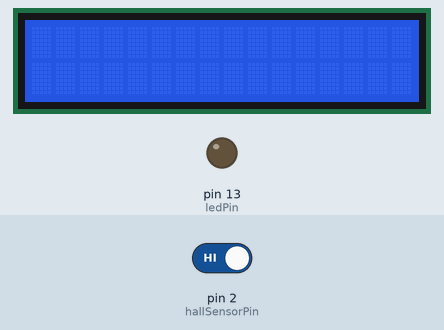
Simulated run of this sketch. Board: Arduino Uno, built with avr-gcc and run on an emulated ATmega328P. On the bench: 16×2 character LCD, output pins drawn as LEDs (lit = HIGH). The test bench sets the inputs (shaded band); at power-on: pin 2 (hallSensorPin) HIGH.

Above: at 1.2 s.
1.3 s: pin 2 (hallSensorPin) driven LOW
At 2.5 s:
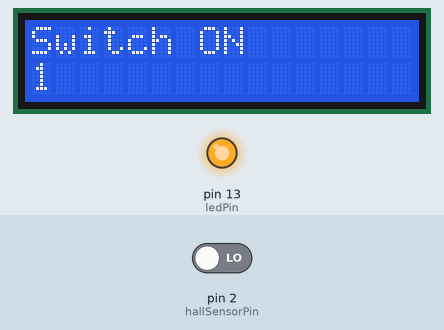
2.8 s: pin 2 (hallSensorPin) driven HIGH
At 3.6 s:
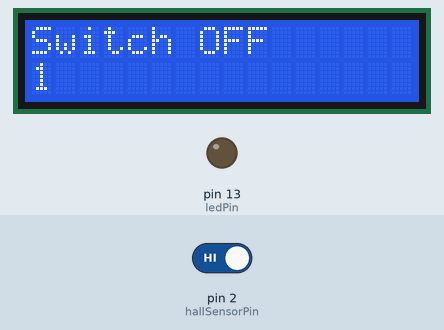
4.3 s: pin 2 (hallSensorPin) driven LOW
At 4.8 s:
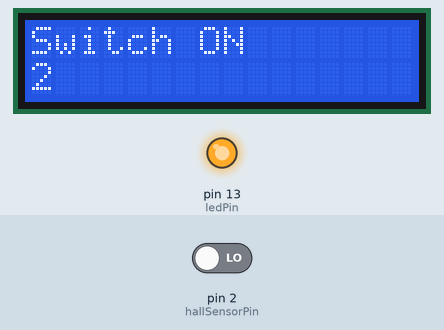
Timing chart, 0 to 7.3 s (numbered marks = the images above; inputs shaded):
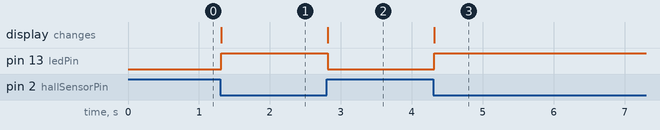

The sketch:

HallEffectSwitchLCDFrequency.ino
```cpp
/*Hall effect switch + LCD test */
#include <Wire.h>
#include <LiquidCrystal_I2C.h>

// Set the LCD address to 0x27 for a 16 chars and 2 line display
LiquidCrystal_I2C lcd(0x27, 16, 2);
int hallSensorPin = 2;
int ledPin = 13;
int state = 0;
int licznik = 0;

boolean lcdShowsON = false;

void setup() {
    // initialize the LCD
    lcd.begin();
    pinMode(ledPin, OUTPUT);
    pinMode(hallSensorPin, INPUT);
}

void loop(){

  state = digitalRead(hallSensorPin);

  if (state == LOW) {
    if (!lcdShowsON)
    {
      lcd.clear();
      lcd.print("Switch ON");
      lcd.setCursor(0,1);
      lcd.print(++licznik);
      lcdShowsON = true;
    }
    digitalWrite(ledPin, HIGH);
  }
  else {
    if (lcdShowsON)
    {
      lcd.clear();
      lcd.print("Switch OFF");
      lcd.setCursor(0,1);
      lcd.print(licznik);
      lcdShowsON = false;
    }
    digitalWrite(ledPin, LOW);
  }
}
```

Measured:
- after the input at 1.3 s, pin 13 (ledPin): LOW → HIGH at once; the display: changes at once (image 1)
- after the input at 2.8 s, pin 13 (ledPin): HIGH → LOW at once; the display: changes at once (image 2)
- after the input at 4.3 s, pin 13 (ledPin): LOW → HIGH at once; the display: changes at once (image 3)
